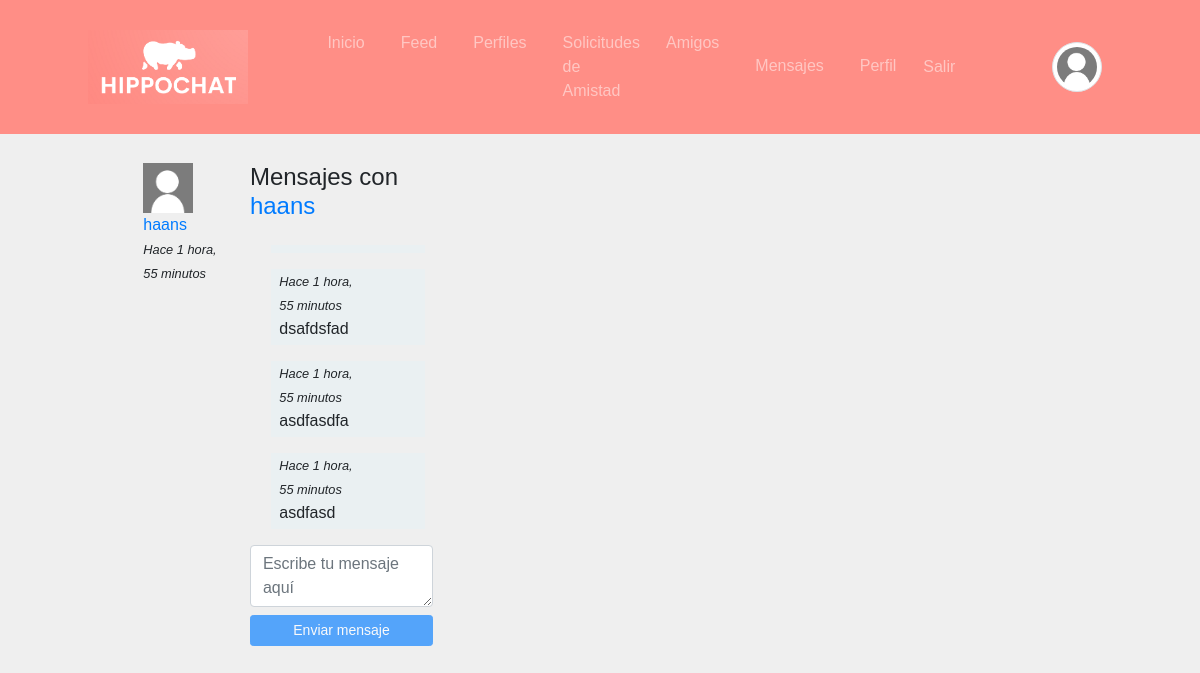
Screenshot of /messenger/thread/5/ (signed in) with the database file from the repository.
### messenger/models.py (models this page shows)
class Thread(models.Model):
    users = models.ManyToManyField(User, related_name='threads')
    messages = models.ManyToManyField(Message)
    updated = models.DateTimeField(auto_now=True)
    objects = ThreadManager()
    class Meta:
        ordering = ['-updated']

class Message(models.Model):
    user = models.ForeignKey(User, on_delete=models.CASCADE)
    content = models.TextField()
    created = models.DateTimeField(auto_now_add=True)
    class Meta:
        ordering = ['created']

### messenger/views.py (the view)
# urls.py: path('thread/<int:pk>/', ThreadDetail.as_view(), name="detail"),
@method_decorator(login_required, name="dispatch")
class ThreadDetail(DetailView):
    model = Thread
    def get_object(self):
        obj = super(ThreadDetail, self).get_object()
        if self.request.user not in obj.users.all():
            raise Http404()
        return obj

### messenger/templates/messenger/thread_detail.html (shortened to what this page needs)
{% extends 'core/base.html' %}
{% load static %}
{% block content %}
<main role="main">
  <div class="container">
    <div class="row mt-3">
      <div class="col-md-9 mx-auto mb-5">
        <div class="row">
          <div class="col-md-4">
            {% for thread in request.user.threads.all %}
              {% if thread.messages.all|length > 0 %}
                <div class="mb-3">
                  {% for user in thread.users.all %}
                    {% if user != request.user %}
                      {% if user.profile.avatar %}
                        <img src="{{user.profile.avatar.url}}" class="avatar">
                      {% else %}
                        <img src="{% static 'registration/img/no-avatar.jpg' %}" class="avatar">
                      {% endif %}
                      <div>
                        <a href="{% url 'messenger:detail' thread.pk %}">{{user}}</a><br>
                        <small><i>Hace {{thread.messages.last.created|timesince}}</i></small>
                      </div>
                    {% endif %}
                  {% endfor %}
                </div>
              {% endif %}
            {% endfor %}
          </div>
          <div class="col-md-8">
            {% for user in thread.users.all %}
              {% if user != request.user %}
                <h4 class="mb-4">Mensajes con <a href="{% url 'profiles:detail' user %} ">{{user}}</a></h4>
              {% endif %}
            {% endfor %}
            <div class="thread" id="thread">
              {% for message in object.messages.all %}
                <div {% if request.user == message.user %}class="mine mb-3"{% else %}class="other mb-3"{% endif %}>
                  <small><i>Hace {{thread.messages.last.created|timesince}}</i></small><br>
                  {{message.content}}
                </div>
              {% endfor %}
            </div>
            <textarea id="content" class="form-control mb-2" rows="2" placeholder="Escribe tu mensaje aquí"></textarea>
            <button id="send" class="btn btn-primary btn-sm btn-block" disabled>Enviar mensaje</button>
          </div>
        </div>
    </div>
  </div>
</main>
{% endblock %}

### core/static/core/css/styles.css (style rules this page uses)
* { margin: 0; padding: 0; font-family: poppins,sans-serif; box-sizing: border-box; }
body { background-color: #efefef; }
.container { display: flex; justify-content: space-between; padding: 13px 5%; }

### messenger/templates/messenger/thread_detail.html (style rules this page uses)
.avatar { width:50px; height:50px; float:left; margin-right:10px; }
.thread { max-height:300px; overflow-y:auto; padding:0 0.5em; }
.mine { padding:0 0.5em 0.25em; background-color:rgba(230,242,245,.5); width:92%; margin-left:8%; }

### rows the page displays
Thread: messages.last.created "1 hora, 55 minutos"
Message: content "dsafdsfad"
Message: content "asdfasdfa"
Message: content "asdfasd"

### other values shown
{{ user }} "haans"
